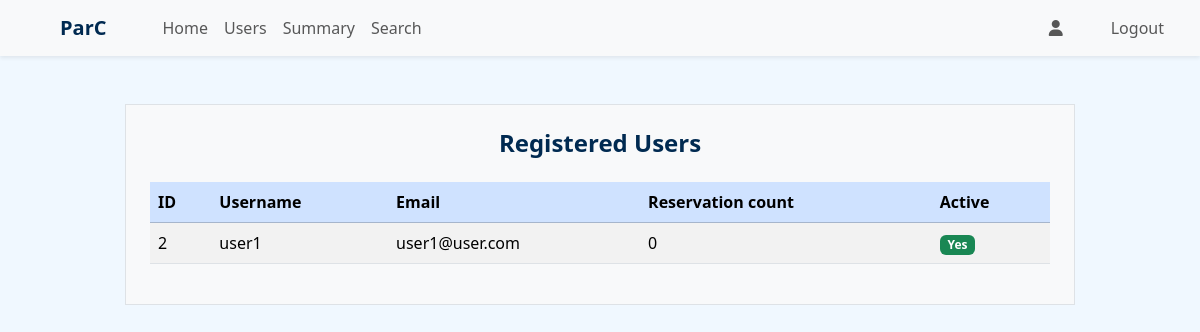
/admin/users (signed in), run on an earlier commit of the app's database.
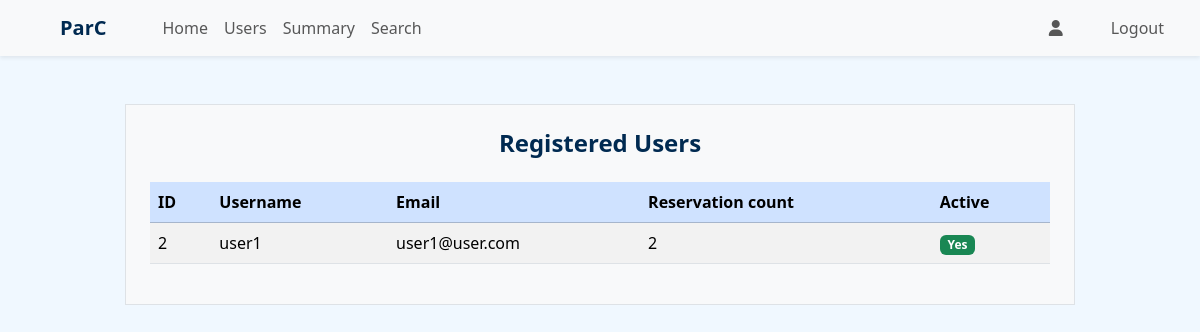
And on a later commit of the database.
### application/models.py (models this page shows)
class User(db.Model, UserMixin):
    id = db.Column(db.Integer, primary_key = True)
    email = db.Column(db.String, unique = True, nullable = False)
    username = db.Column(db.String, unique = True, nullable = False)
    password = db.Column(db.String, nullable = False)
    fs_uniquifier = db.Column(db.String, unique= True, nullable = False)
    active = db.Column(db.Boolean, default = True, nullable = False)
    roles = db.relationship('Role', secondary = 'user_roles', backref = 'bearer')
    reservations = db.relationship('Reservation', backref = 'bearer')

### application/routes.py (the view)
@app.route('/admin/users')
@auth_required()
@roles_required('admin')
def get_users_data():
    users = (
        db.session.query(User.id, User.username, User.email, User.active, func.count(Reservation.id).label("reservation_count"))
        .outerjoin(Reservation, User.id == Reservation.user_id)
        .group_by(User.id)
        .all()
    )
    return render_template('users.html', users = users[1:])

### templates/users.html (shortened to what this page needs)
{% extends "admin_dashboard.html" %}
{% block content %}
<div class="container my-5">
    <div class="row justify-content-center">
        <div class="col-lg-10 bg-light p-4 rounded-shadow-sm border">
            <h4 class="text-center fw-semibold mb-4">Registered Users</h4>
            <div class="table-responsive">
                <table class="table table-striped table-hover align-middle">
                    <thead class="table-primary">
                        <tr>
                            <th>ID</th>
                            <th>Username</th>
                            <th>Email</th>
                            <th>Reservation count</th>
                            <th>Active</th>
                        </tr>
                    </thead>
                    {% if users %}
                    <tbody>
                        {% for user in users %}
                        <tr>
                            <td> {{user.id}} </td>
                            <td> {{user.username}} </td>
                            <td> {{user.email}} </td>
                            <td> {{user.reservation_count}} </td>
                            <td>
                                {% if user.active %}
                                <span class="badge text-bg-success">Yes</span>
                                {% else %}
                                <span class="badge text-bg-danger">No</span>
                                {% endif %}
                            </td>
                        </tr>
                        {% endfor %}
                    </tbody>
                    {% else %}
                    <tbody>
                        <tr>
                            <td colspan="5" class="text-center text-muted">No Users Found</td>
                        </tr>
                    </tbody>
                    {% endif %}
                </table>
            </div>
        </div>
    </div>
</div>
{% endblock %}

What changed in the data, as far as the page shows it:
changed User "user1": reservation_count "0" → "2"
